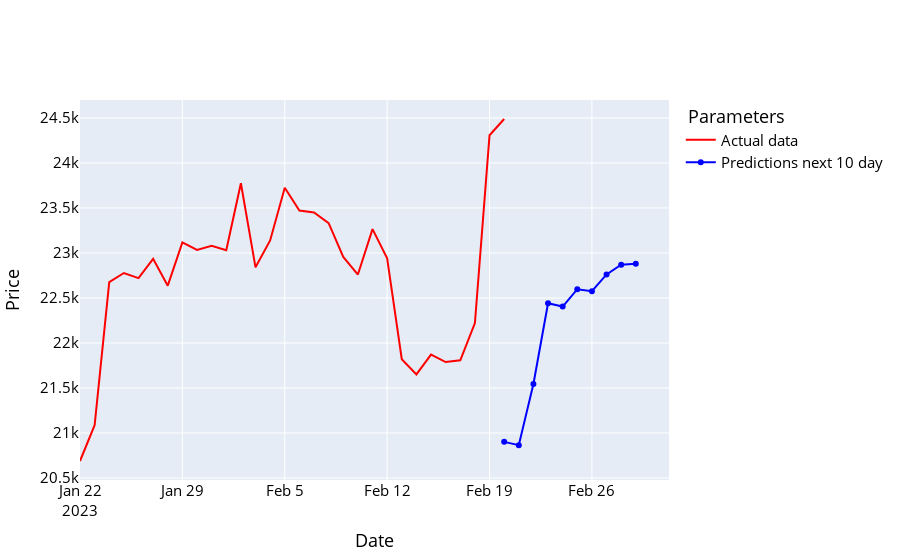

Notebook code for this chart:
### Code cell
names = cycle(['Predictions next 10 day','Actual data '])

fig = go.Figure()

fig.add_trace(go.Scatter(x=y_future_data.index, y=y_future_data['Adj Close'], name='Actual data ',
                         line=dict(width=2, color='red')))
fig.add_trace(go.Scatter(x=prediction_df.index, y=prediction_df['Adj Close'], name='Predictions next 10 day',
                         line=dict(width=2, color='blue')))
fig.update_layout(xaxis_title='Date', yaxis_title='Price', font_size=15, font_color='black',legend_title_text=' Parameters')
fig.show()

### Figure 1 — Plotly figure (JSON) as saved in the notebook; plotly's stock layout.template omitted (floating-point values rounded to 4 significant figures)
{"data": [{"line": {"color": "red", "width": 2}, "name": "Actual data ", "type": "scatter", "x": ["2023-01-22T00:00:00", "2023-01-23T00:00:00", "2023-01-24T00:00:00", "2023-01-25T00:00:00", "2023-01-26T00:00:00", "2023-01-27T00:00:00", "2023-01-28T00:00:00", "2023-01-29T00:00:00", "2023-01-30T00:00:00", "2023-01-31T00:00:00", "2023-02-01T00:00:00", "2023-02-02T00:00:00", "2023-02-03T00:00:00", "2023-02-04T00:00:00", "2023-02-05T00:00:00", "2023-02-06T00:00:00", "2023-02-07T00:00:00", "2023-02-08T00:00:00", "2023-02-09T00:00:00", "2023-02-10T00:00:00", "2023-02-11T00:00:00", "2023-02-12T00:00:00", "2023-02-13T00:00:00", "2023-02-14T00:00:00", "2023-02-15T00:00:00", "2023-02-16T00:00:00", "2023-02-17T00:00:00", "2023-02-18T00:00:00", "2023-02-19T00:00:00", "2023-02-20T00:00:00"], "y": [20690.0, 21090.0, 22680.0, 22780.0, 22720.0, 22930.0, 22640.0, 23120.0, 23030.0, 23080.0, 23030.0, 23770.0, 22840.0, 23140.0, 23720.0, 23470.0, 23450.0, 23330.0, 22960.0, 22760.0, 23260.0, 22940.0, 21820.0, 21650.0, 21870.0, 21790.0, 21810.0, 22220.0, 24310.0, 24490.0]}, {"line": {"color": "blue", "width": 2}, "name": "Predictions next 10 day", "type": "scatter", "x": ["2023-02-20T00:00:00", "2023-02-21T00:00:00", "2023-02-22T00:00:00", "2023-02-23T00:00:00", "2023-02-24T00:00:00", "2023-02-25T00:00:00", "2023-02-26T00:00:00", "2023-02-27T00:00:00", "2023-02-28T00:00:00", "2023-03-01T00:00:00"], "y": [20900.0, 20860.0, 21540.0, 22440.0, 22400.0, 22600.0, 22580.0, 22760.0, 22870.0, 22880.0]}], "layout": {"font": {"color": "black", "size": 15}, "legend": {"title": {"text": " Parameters"}}, "xaxis": {"title": {"text": "Date"}}, "yaxis": {"title": {"text": "Price"}}}}
